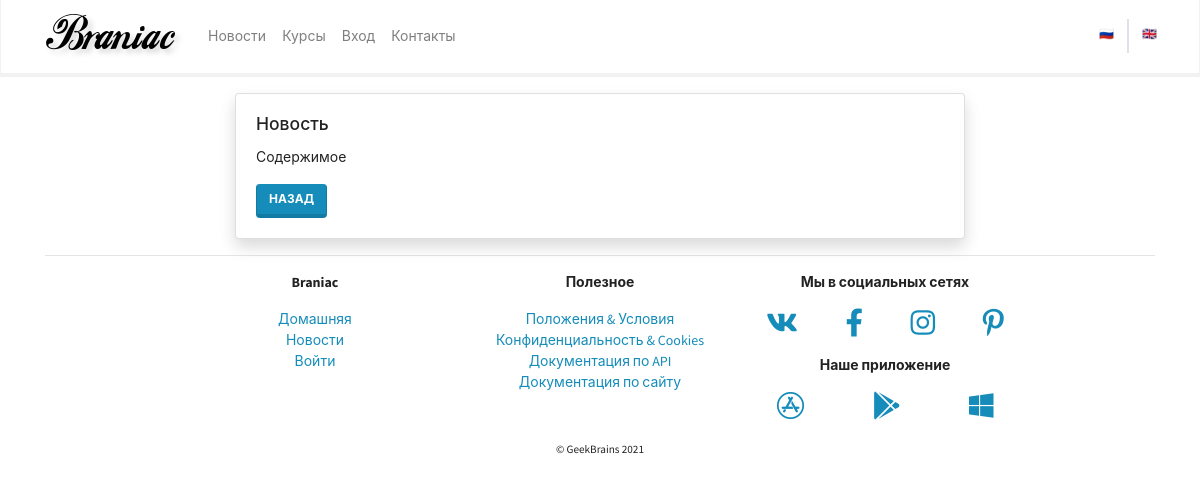
Before: /mainapp/news/3/detail/ with the older database file.
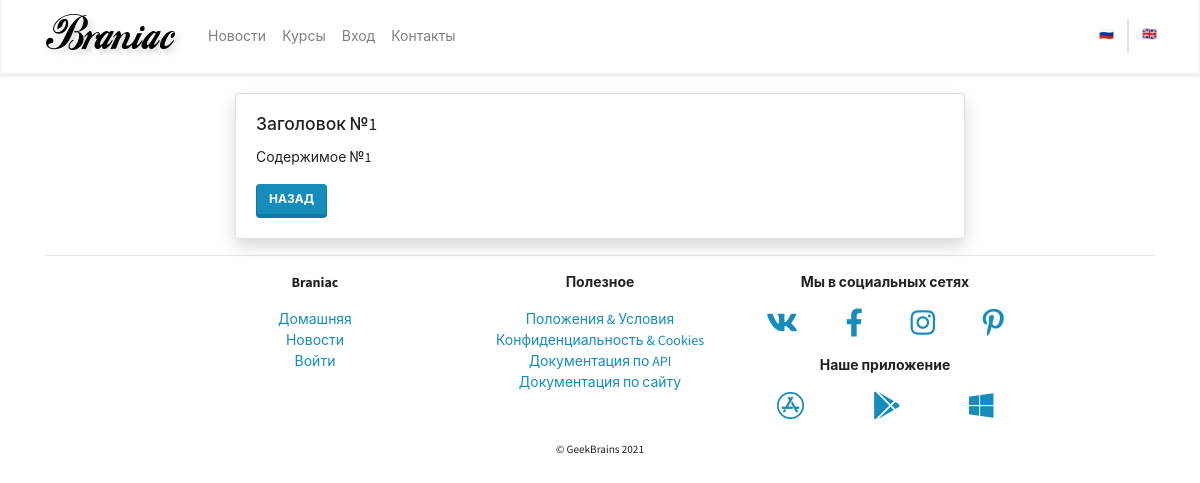
After: the same page with the newer database file.
### mainapp/models.py (models this page shows, shortened)
class BaseModel(models.Model):
    created_at = models.DateTimeField(auto_now_add=True, verbose_name='Дата создания')
    updated_at = models.DateTimeField(auto_now=True, verbose_name='Дата последнего изменения')
    deleted = models.BooleanField(default=False, verbose_name='Удален')
    class Meta:
        abstract = True
        ordering = ('-created_at',)  # сортировка в обратном порядке по времени создания

class News(BaseModel):
    object = NewsManager()
    title = models.CharField(max_length=255, verbose_name='Заголовок')
    preamble = models.CharField(max_length=1000, verbose_name='Вступление')
    body = models.TextField(verbose_name='Содержимое')
    body_as_markdown = models.BooleanField(default=False, verbose_name='Способ разметки')
    class Meta:
        verbose_name = 'новость'
        verbose_name_plural = 'новости'

### mainapp/views.py (the view)
# urls.py: path('news/<int:pk>/detail/', views.NewsDetailView.as_view(), name='news_detail'),
class NewsDetailView(DetailView):
    model = News

### mainapp/context_processor.py (called while the page is built)
def my_context_processor(request):
    return {
        'foo': 'bar'
    }

### mainapp/models.py (called while the page is built)
    def get_queryset(self):
        return super().get_queryset().filter(deleted=False)

### mainapp/templates/mainapp/news_detail.html (shortened to what this page needs)
{% extends 'mainapp/base.html' %}
{% block content %}
<div class="row justify-content-center pt-3">
    <div class="col-md-12 col-lg-8">
        <div class="card shadow">
            <div class="card-body">
                <h5 class="card-title">{{ object.title }}</h5>
                <p class="card-text">
                    {{ object.body }}
                </p>
                <a href="{% url 'mainapp:news' %}" class="btn btn-primary">Назад</a>
            </div>
        </div>
    </div>
</div>
{% endblock content %}

Changed rows visible on the page:
changed News: title "Новость" → "Заголовок №1"; body "Содержимое" → "Содержимое №1"
